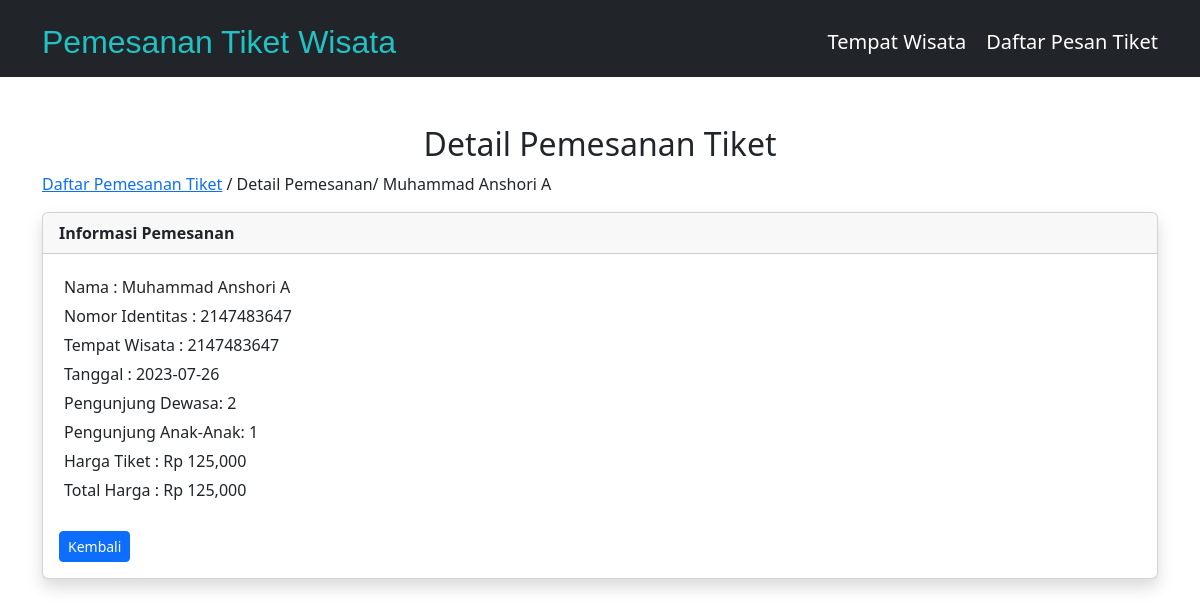
Screenshot of /detail.php?id=13 with the database file from the repository.
### tables this page shows
CREATE TABLE `pesantiket` (
  `id` int(11) NOT NULL,
  `nama` varchar(400) NOT NULL,
  `nomoridentitas` int(11) NOT NULL,
  `nohp` int(11) NOT NULL,
  `tempatwisata` varchar(1000) NOT NULL,
  `tanggal` date NOT NULL,
  `dewasa` int(11) NOT NULL,
  `anakanak` int(11) NOT NULL,
  `hargatiket` varchar(1000) NOT NULL,
  `total` varchar(400) NOT NULL
);

### config.php (called while the page is built, shortened)
<?php
function koneksi()
{
	$conn = mysqli_connect("localhost", "root", "", "jwd") or die("koneksi gagal");
	return $conn;
}
function query($query)
{
	$conn = koneksi();
	$result = mysqli_query($conn, $query);
	$rows = array();
	while ($row = mysqli_fetch_assoc($result)) {
		$rows[] = $row;
	}
	return $rows;
}
?>

### detail.php (the view, shortened to what this page needs)
<?php
include "config.php";
?>
<!DOCTYPE html>
<html lang="en">
<head>
    <link href="https://cdn.jsdelivr.net/npm/bootstrap@5.3.0/dist/css/bootstrap.min.css" rel="stylesheet">
    <link rel="stylesheet" href="https://cdnjs.cloudflare.com/ajax/libs/font-awesome/4.7.0/css/font-awesome.min.css">
    <link rel="stylesheet" href="https://cdn.datatables.net/1.11.5/css/jquery.dataTables.min.css">
</head>
<body>
    <nav class="navbar navbar-expand bg-dark">
        <div class="container">
            <a href="index.php" style="text-decoration: none;">
                <h2 style="font-family: 'Trebuchet MS', 'Lucida Sans Unicode', 'Lucida Grande', 'Lucida Sans', Arial, sans-serif; color:rgb(34,193,195); margin-top: 15px">
                    Pemesanan Tiket Wisata</h2>
            </a>
            <ul class="navbar-nav ms-auto">
                <li style="margin-right: 20px; margin-top: 15px;">
                    <a href="tempatwisata.php" style="text-decoration: none; color:white; ">
                        <h5>Tempat Wisata</h5>
                    </a>
                </li>
                <li style="margin-top: 15px;">
                    <a href="" style="text-decoration: none; color:white;">
                        <h5>Daftar Pesan Tiket</h5>
                    </a>
                </li>
            </ul>
        </div>
    </nav>
    <section>
        <div class="container">
            <h2 class="mt-5 text-center">Detail Pemesanan Tiket</h2>
            <?php
            $id = $_GET["id"];
            $tiket = query("SELECT * FROM pesantiket WHERE id = $id");
            foreach ($tiket as $row) :
            ?>
                <div>
                    <p><a href="pengiriman.php">Daftar Pemesanan Tiket</a> / Detail Pemesanan/ <?php echo $row["nama"] ?></p>
                    <div class="card shadow mb-5">
                        <div class="card-header">
                            <p class="fw-bold" style="margin: 0px;">Informasi Pemesanan</p>
                        </div>
                        <div class="card-body">
                            <p style="margin: 5px;">Nama : <?php echo $row["nama"]; ?></p>
                            <p style="margin: 5px;">Nomor Identitas : <?php echo $row["nomoridentitas"]; ?></p>
                            <p style="margin: 5px;">Tempat Wisata : <?php echo $row["nohp"]; ?></p>
                            <p style="margin: 5px;">Tanggal : <?php echo $row["tanggal"]; ?></p>
                            <p style="margin: 5px;">Pengunjung Dewasa: <?php echo $row["dewasa"]; ?></p>
                            <p style="margin: 5px;">Pengunjung Anak-Anak: <?php echo  $row["anakanak"]; ?></p>
                            <p style="margin: 5px;">Harga Tiket : <?php echo  $row["total"]; ?> </p>
                            <p style="margin: 5px;">Total Harga : <?php echo  $row["total"]; ?> </p>
                            <a href="daftarpesantiket.php?id=<?php echo $row['id']; ?>" class="btn btn-primary btn-sm text-white mt-4">Kembali</a>
                        </div>
                    </div>
                </div>
            <?php
            endforeach; ?>
        </div>
    </section>
</body>
</html>

### rows the page displays
pesantiket: nama "Muhammad Anshori A", nomoridentitas "2147483647", nohp "2147483647", tanggal "2023-07-26", dewasa "2", anakanak "1", total "Rp 125,000"
